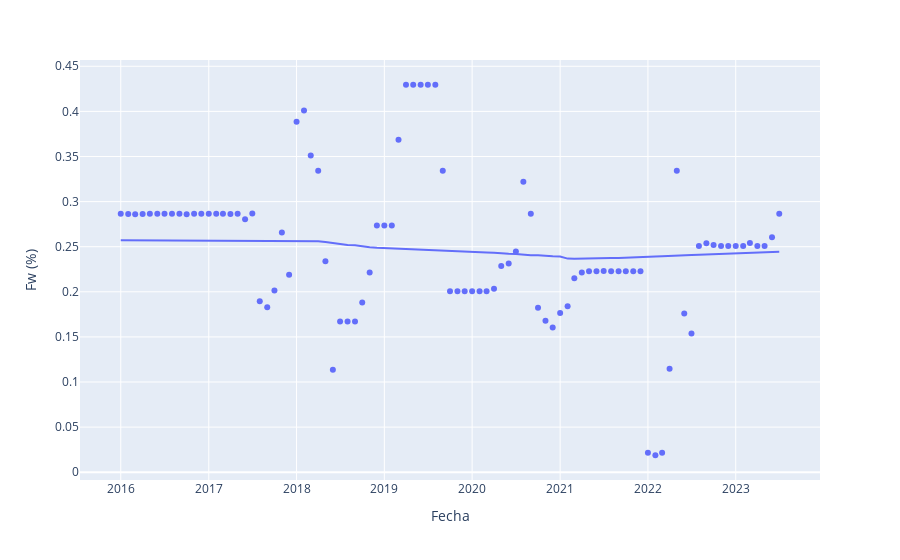

Notebook cell for this chart:
### Code cell
fig4=plotly_express.scatter(asig.query("Nombre_del_pozo=='JUJO-6'"),x='Fecha',y='Fw (%)',trendline='lowess')
fig4.show() #graficamos el comportamiento de producción de agua del pozo
